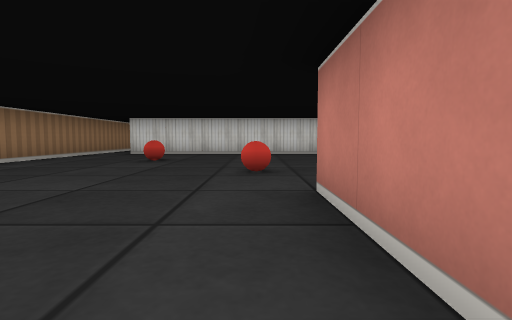
view 1 (above)

16 first-person views from a walk through a cub3D level. The camera is about half as high as the walls, tilts 4° down and sees 80° across. The floor is counted in squares. Each view is taken from the middle of a square. On the plan, view 1 faces up. The plan holds only what a view shows up to about 9 squares ahead; the rest is blank.

view 2
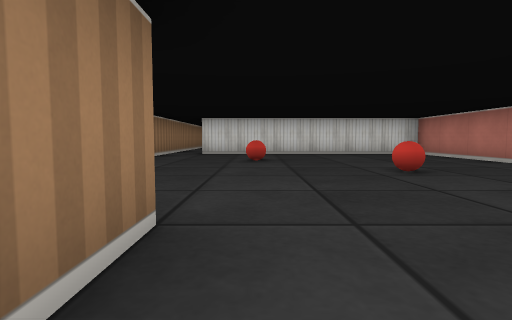

view 3
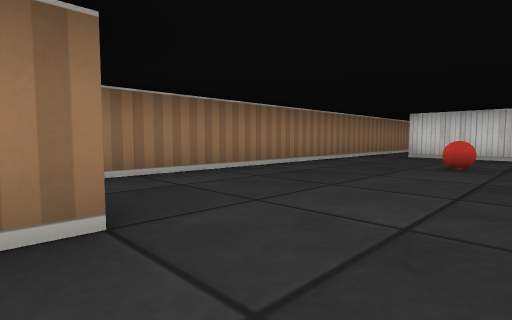

view 4
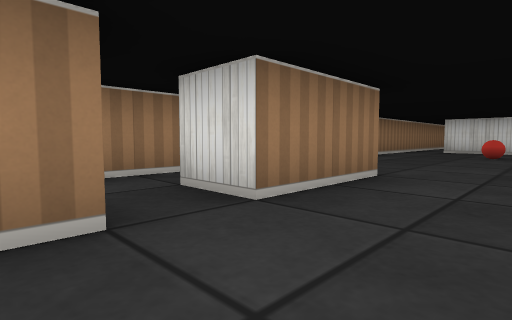

view 5
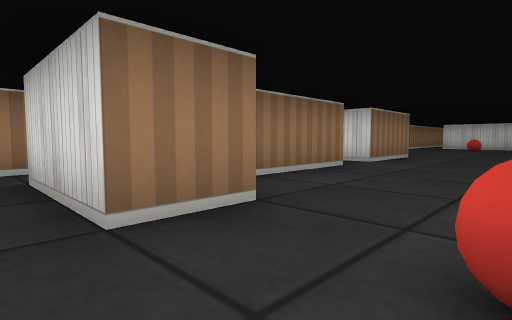

view 6
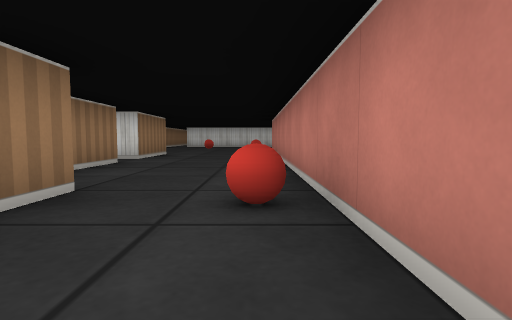

view 7
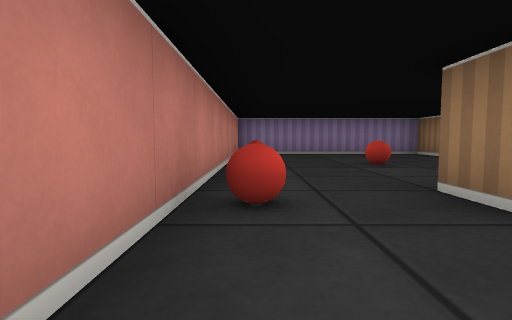

view 8
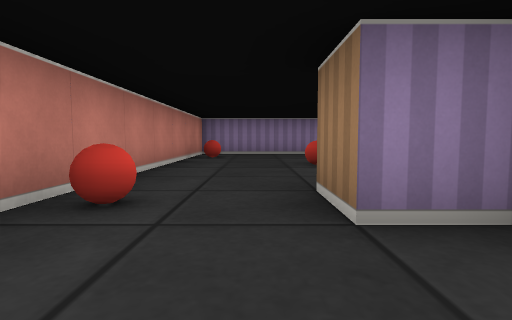

view 9
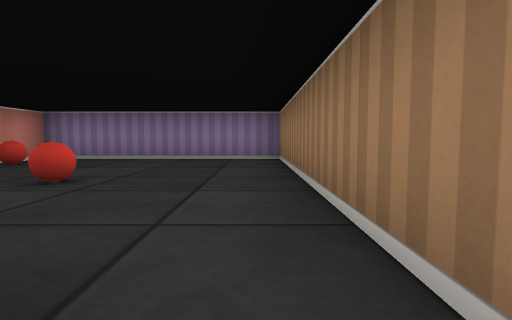

view 10
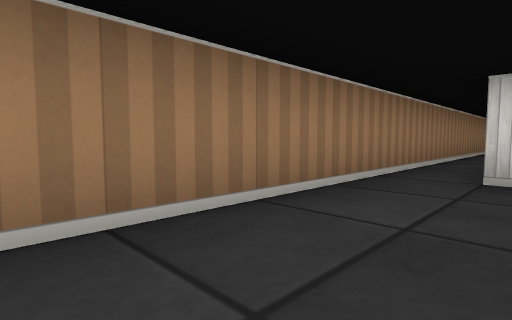

view 11
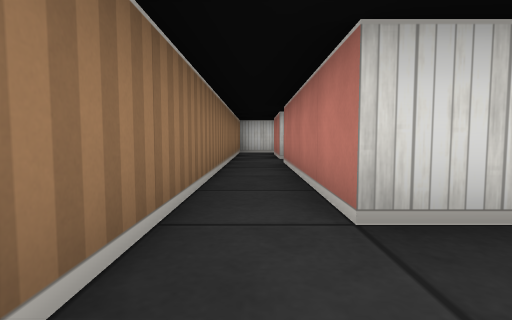

view 12
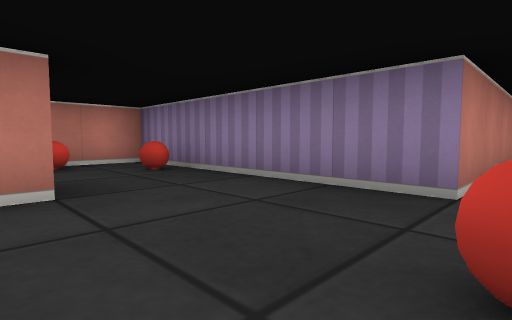

view 13
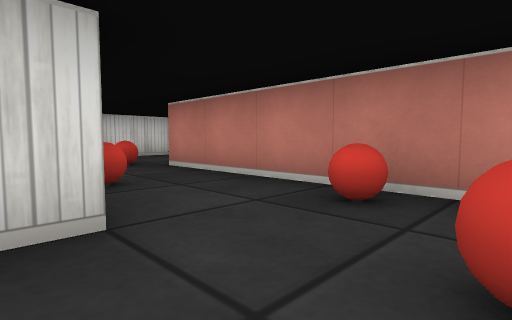

view 14
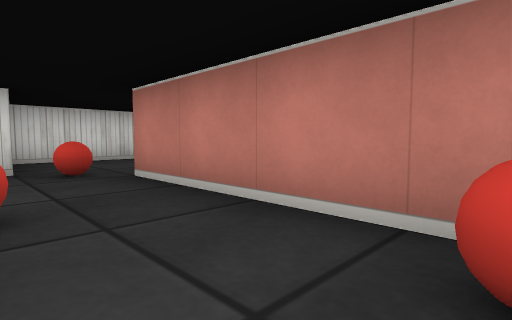

view 15
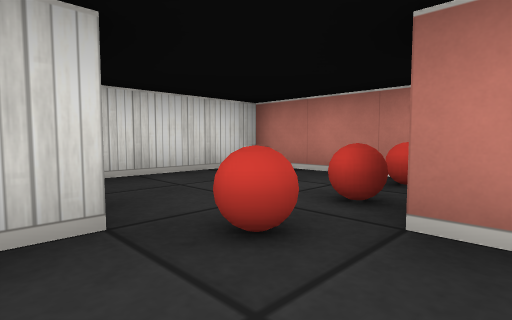

view 16
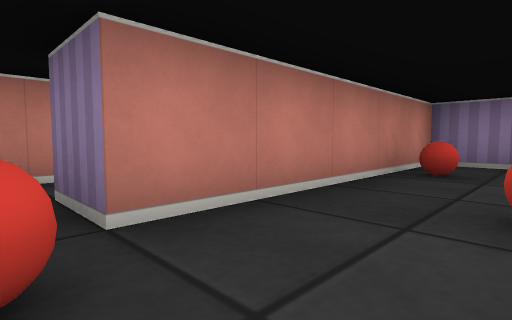

### Floor plan
Points are (right, up) in squares from view 1. A wall is a line through its corners. A room is listed if a view was taken in it or the views show most of it. See-through windows are left out.
Room 1 (views 1, 2, 3, 4, 5, 7, 8, 11, 12)
walls: (-2.5, 1.6) (-2.5, -0.5) (-3.5, -0.5); (2.5, 4.4) (2.5, 8.5) (-3.5, 8.5) (-3.5, 12.5); (-2.5, -1.4) (-2.5, -3.5); (-2.4, -4.5) (-1.5, -4.5) (-1.5, -5.5); (-3.5, 13.5) (-3.5, 15.5); (0.5, -6.5) (0.5, 2.5) (2.5, 2.5); (-4.5, 15.6) (-4.5, -0.6)
ways out: opening at (-4, 0.5) to room 2; opening at (-3, -1) to room 2; opening at (-0.5, -5.5) to room 2; opening at (3, 3.5) to room 3; opening at (-4, 14.5)
objects: ball (-2, 6); ball (0, -5); ball (0, 4)
Room 2 (views 6, 9, 10)
walls: (-1.5, -5.5) (-3.5, -5.5); (-4.5, -0.6) (-4.5, -11.5) (0.5, -11.5) (0.5, -6.5)
ways out: opening at (-4, 0.5) to room 1; opening at (-3, -1) to room 1; opening at (-0.5, -5.5) to room 1
objects: ball (-2, -8); ball (0, -10)
Room 3 (views 13, 14, 15, 16)
walls: (4.5, 8.5) (4, 8.5); (7.5, 7.2) (7.5, 10.5) (4.6, 10.5); (3.6, 4.5) (3, 4.5); (2.5, 2.5) (5.5, 2.5) (5.5, 7.5) (6.5, 7.5)
ways out: opening at (3, 3.5) to room 1
objects: ball (4, 3); ball (4, 6); ball (5, 4); ball (5, 8); ball (6, 8); ball (7, 8)

Where each view was taken, in squares from view 1:
view 1: 0 up, 0 right, facing up
view 2: 0 up, 2 left, facing up
view 3: 1 up, 1 left, facing up-left
view 4: 2 down, 1 left, facing up-left
view 5: 6 down, 0 right, facing up-left
view 6: 7 down, 0 right, facing up
view 7: 3 down, 0 right, facing down
view 8: 3 down, 1 left, facing down
view 9: 5 down, 4 left, facing down
view 10: 9 down, 3 left, facing up-left
view 11: 7 up, 4 left, facing up
view 12: 5 up, 0 right, facing down-right
view 13: 3 up, 3 right, facing up-right
view 14: 4 up, 4 right, facing up-right
view 15: 7 up, 4 right, facing up-right
view 16: 8 up, 4 right, facing down-right
